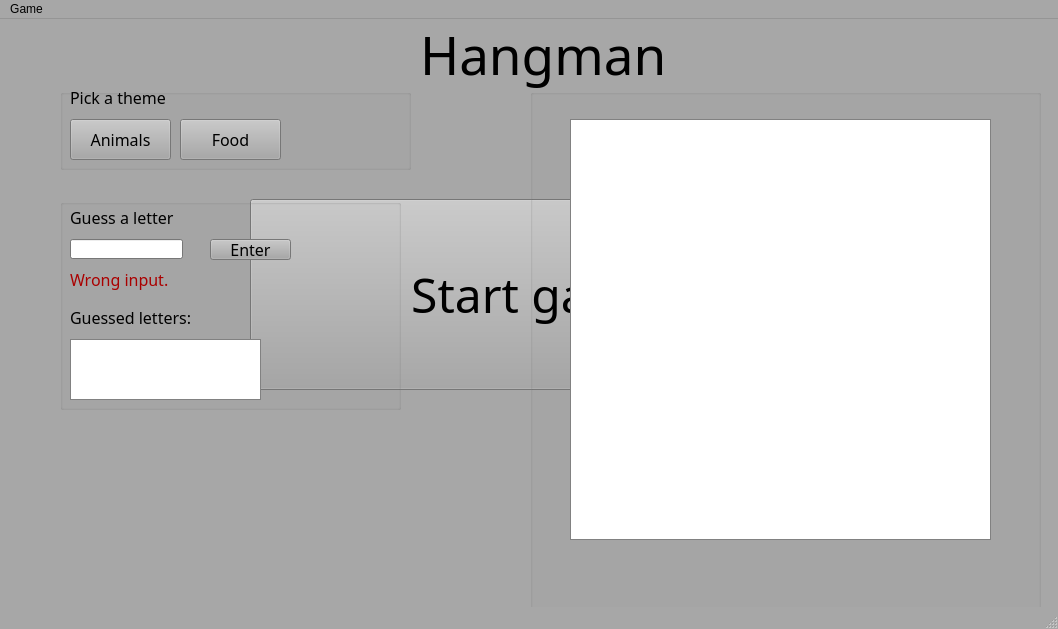
<?xml version="1.0" encoding="UTF-8"?>
<ui version="4.0">
 <class>MainWindow</class>
 <widget class="QMainWindow" name="MainWindow">
  <property name="geometry">
   <rect>
    <x>0</x>
    <y>0</y>
    <width>1058</width>
    <height>629</height>
   </rect>
  </property>
  <property name="palette">
   <palette>
    <active>
     <colorrole role="WindowText">
      <brush brushstyle="SolidPattern">
       <color alpha="255">
        <red>0</red>
        <green>0</green>
        <blue>0</blue>
       </color>
      </brush>
     </colorrole>
     <colorrole role="Button">
      <brush brushstyle="SolidPattern">
       <color alpha="255">
        <red>167</red>
        <green>167</green>
        <blue>167</blue>
       </color>
      </brush>
     </colorrole>
     <colorrole role="Light">
      <brush brushstyle="SolidPattern">
       <color alpha="255">
        <red>250</red>
        <green>250</green>
        <blue>250</blue>
       </color>
      </brush>
     </colorrole>
     <colorrole role="Midlight">
      <brush brushstyle="SolidPattern">
       <color alpha="255">
        <red>208</red>
        <green>208</green>
        <blue>208</blue>
       </color>
      </brush>
     </colorrole>
     <colorrole role="Dark">
      <brush brushstyle="SolidPattern">
       <color alpha="255">
        <red>83</red>
        <green>83</green>
        <blue>83</blue>
       </color>
      </brush>
     </colorrole>
     <colorrole role="Mid">
      <brush brushstyle="SolidPattern">
       <color alpha="255">
        <red>111</red>
        <green>111</green>
        <blue>111</blue>
       </color>
      </brush>
     </colorrole>
     <colorrole role="Text">
      <brush brushstyle="SolidPattern">
       <color alpha="255">
        <red>0</red>
        <green>0</green>
        <blue>0</blue>
       </color>
      </brush>
     </colorrole>
     <colorrole role="BrightText">
      <brush brushstyle="SolidPattern">
       <color alpha="255">
        <red>255</red>
        <green>255</green>
        <blue>255</blue>
       </color>
      </brush>
     </colorrole>
     <colorrole role="ButtonText">
      <brush brushstyle="SolidPattern">
       <color alpha="255">
        <red>0</red>
        <green>0</green>
        <blue>0</blue>
       </color>
      </brush>
     </colorrole>
     <colorrole role="Base">
      <brush brushstyle="SolidPattern">
       <color alpha="255">
        <red>255</red>
        <green>255</green>
        <blue>255</blue>
       </color>
      </brush>
     </colorrole>
     <colorrole role="Window">
      <brush brushstyle="SolidPattern">
       <color alpha="255">
        <red>167</red>
        <green>167</green>
        <blue>167</blue>
       </color>
      </brush>
     </colorrole>
     <colorrole role="Shadow">
      <brush brushstyle="SolidPattern">
       <color alpha="255">
        <red>0</red>
        <green>0</green>
        <blue>0</blue>
       </color>
      </brush>
     </colorrole>
     <colorrole role="AlternateBase">
      <brush brushstyle="SolidPattern">
       <color alpha="255">
        <red>211</red>
        <green>211</green>
        <blue>211</blue>
       </color>
      </brush>
     </colorrole>
     <colorrole role="ToolTipBase">
      <brush brushstyle="SolidPattern">
       <color alpha="255">
        <red>255</red>
        <green>255</green>
        <blue>220</blue>
       </color>
      </brush>
     </colorrole>
     <colorrole role="ToolTipText">
      <brush brushstyle="SolidPattern">
       <color alpha="255">
        <red>0</red>
        <green>0</green>
        <blue>0</blue>
       </color>
      </brush>
     </colorrole>
     <colorrole role="PlaceholderText">
      <brush brushstyle="SolidPattern">
       <color alpha="128">
        <red>0</red>
        <green>0</green>
        <blue>0</blue>
       </color>
      </brush>
     </colorrole>
    </active>
    <inactive>
     <colorrole role="WindowText">
      <brush brushstyle="SolidPattern">
       <color alpha="255">
        <red>0</red>
        <green>0</green>
        <blue>0</blue>
       </color>
      </brush>
     </colorrole>
     <colorrole role="Button">
      <brush brushstyle="SolidPattern">
       <color alpha="255">
        <red>167</red>
        <green>167</green>
        <blue>167</blue>
       </color>
      </brush>
     </colorrole>
     <colorrole role="Light">
      <brush brushstyle="SolidPattern">
       <color alpha="255">
        <red>250</red>
        <green>250</green>
        <blue>250</blue>
       </color>
      </brush>
     </colorrole>
     <colorrole role="Midlight">
      <brush brushstyle="SolidPattern">
       <color alpha="255">
        <red>208</red>
        <green>208</green>
        <blue>208</blue>
       </color>
      </brush>
     </colorrole>
     <colorrole role="Dark">
      <brush brushstyle="SolidPattern">
       <color alpha="255">
        <red>83</red>
        <green>83</green>
        <blue>83</blue>
       </color>
      </brush>
     </colorrole>
     <colorrole role="Mid">
      <brush brushstyle="SolidPattern">
       <color alpha="255">
        <red>111</red>
        <green>111</green>
        <blue>111</blue>
       </color>
      </brush>
     </colorrole>
     <colorrole role="Text">
      <brush brushstyle="SolidPattern">
       <color alpha="255">
        <red>0</red>
        <green>0</green>
        <blue>0</blue>
       </color>
      </brush>
     </colorrole>
     <colorrole role="BrightText">
      <brush brushstyle="SolidPattern">
       <color alpha="255">
        <red>255</red>
        <green>255</green>
        <blue>255</blue>
       </color>
      </brush>
     </colorrole>
     <colorrole role="ButtonText">
      <brush brushstyle="SolidPattern">
       <color alpha="255">
        <red>0</red>
        <green>0</green>
        <blue>0</blue>
       </color>
      </brush>
     </colorrole>
     <colorrole role="Base">
      <brush brushstyle="SolidPattern">
       <color alpha="255">
        <red>255</red>
        <green>255</green>
        <blue>255</blue>
       </color>
      </brush>
     </colorrole>
     <colorrole role="Window">
      <brush brushstyle="SolidPattern">
       <color alpha="255">
        <red>167</red>
        <green>167</green>
        <blue>167</blue>
       </color>
      </brush>
     </colorrole>
     <colorrole role="Shadow">
      <brush brushstyle="SolidPattern">
       <color alpha="255">
        <red>0</red>
        <green>0</green>
        <blue>0</blue>
       </color>
      </brush>
     </colorrole>
     <colorrole role="AlternateBase">
      <brush brushstyle="SolidPattern">
       <color alpha="255">
        <red>211</red>
        <green>211</green>
        <blue>211</blue>
       </color>
      </brush>
     </colorrole>
     <colorrole role="ToolTipBase">
      <brush brushstyle="SolidPattern">
       <color alpha="255">
        <red>255</red>
        <green>255</green>
        <blue>220</blue>
       </color>
      </brush>
     </colorrole>
     <colorrole role="ToolTipText">
      <brush brushstyle="SolidPattern">
       <color alpha="255">
        <red>0</red>
        <green>0</green>
        <blue>0</blue>
       </color>
      </brush>
     </colorrole>
     <colorrole role="PlaceholderText">
      <brush brushstyle="SolidPattern">
       <color alpha="128">
        <red>0</red>
        <green>0</green>
        <blue>0</blue>
       </color>
      </brush>
     </colorrole>
    </inactive>
    <disabled>
     <colorrole role="WindowText">
      <brush brushstyle="SolidPattern">
       <color alpha="255">
        <red>83</red>
        <green>83</green>
        <blue>83</blue>
       </color>
      </brush>
     </colorrole>
     <colorrole role="Button">
      <brush brushstyle="SolidPattern">
       <color alpha="255">
        <red>167</red>
        <green>167</green>
        <blue>167</blue>
       </color>
      </brush>
     </colorrole>
     <colorrole role="Light">
      <brush brushstyle="SolidPattern">
       <color alpha="255">
        <red>250</red>
        <green>250</green>
        <blue>250</blue>
       </color>
      </brush>
     </colorrole>
     <colorrole role="Midlight">
      <brush brushstyle="SolidPattern">
       <color alpha="255">
        <red>208</red>
        <green>208</green>
        <blue>208</blue>
       </color>
      </brush>
     </colorrole>
     <colorrole role="Dark">
      <brush brushstyle="SolidPattern">
       <color alpha="255">
        <red>83</red>
        <green>83</green>
        <blue>83</blue>
       </color>
      </brush>
     </colorrole>
     <colorrole role="Mid">
      <brush brushstyle="SolidPattern">
       <color alpha="255">
        <red>111</red>
        <green>111</green>
        <blue>111</blue>
       </color>
      </brush>
     </colorrole>
     <colorrole role="Text">
      <brush brushstyle="SolidPattern">
       <color alpha="255">
        <red>83</red>
        <green>83</green>
        <blue>83</blue>
       </color>
      </brush>
     </colorrole>
     <colorrole role="BrightText">
      <brush brushstyle="SolidPattern">
       <color alpha="255">
        <red>255</red>
        <green>255</green>
        <blue>255</blue>
       </color>
      </brush>
     </colorrole>
     <colorrole role="ButtonText">
      <brush brushstyle="SolidPattern">
       <color alpha="255">
        <red>83</red>
        <green>83</green>
        <blue>83</blue>
       </color>
      </brush>
     </colorrole>
     <colorrole role="Base">
      <brush brushstyle="SolidPattern">
       <color alpha="255">
        <red>167</red>
        <green>167</green>
        <blue>167</blue>
       </color>
      </brush>
     </colorrole>
     <colorrole role="Window">
      <brush brushstyle="SolidPattern">
       <color alpha="255">
        <red>167</red>
        <green>167</green>
        <blue>167</blue>
       </color>
      </brush>
     </colorrole>
     <colorrole role="Shadow">
      <brush brushstyle="SolidPattern">
       <color alpha="255">
        <red>0</red>
        <green>0</green>
        <blue>0</blue>
       </color>
      </brush>
     </colorrole>
     <colorrole role="AlternateBase">
      <brush brushstyle="SolidPattern">
       <color alpha="255">
        <red>167</red>
        <green>167</green>
        <blue>167</blue>
       </color>
      </brush>
     </colorrole>
     <colorrole role="ToolTipBase">
      <brush brushstyle="SolidPattern">
       <color alpha="255">
        <red>255</red>
        <green>255</green>
        <blue>220</blue>
       </color>
      </brush>
     </colorrole>
     <colorrole role="ToolTipText">
      <brush brushstyle="SolidPattern">
       <color alpha="255">
        <red>0</red>
        <green>0</green>
        <blue>0</blue>
       </color>
      </brush>
     </colorrole>
     <colorrole role="PlaceholderText">
      <brush brushstyle="SolidPattern">
       <color alpha="128">
        <red>0</red>
        <green>0</green>
        <blue>0</blue>
       </color>
      </brush>
     </colorrole>
    </disabled>
   </palette>
  </property>
  <property name="windowTitle">
   <string>MainWindow</string>
  </property>
  <property name="dockOptions">
   <set>QMainWindow::AllowNestedDocks|QMainWindow::AllowTabbedDocks|QMainWindow::AnimatedDocks</set>
  </property>
  <widget class="QWidget" name="centralwidget">
   <widget class="QLabel" name="label">
    <property name="geometry">
     <rect>
      <x>420</x>
      <y>0</y>
      <width>251</width>
      <height>71</height>
     </rect>
    </property>
    <property name="font">
     <font>
      <family>Modern No. 20</family>
      <pointsize>40</pointsize>
     </font>
    </property>
    <property name="text">
     <string>Hangman</string>
    </property>
   </widget>
   <widget class="QPushButton" name="pBStart">
    <property name="geometry">
     <rect>
      <x>250</x>
      <y>180</y>
      <width>571</width>
      <height>191</height>
     </rect>
    </property>
    <property name="font">
     <font>
      <family>Modern No. 20</family>
      <pointsize>36</pointsize>
     </font>
    </property>
    <property name="text">
     <string>Start game</string>
    </property>
    <property name="checkable">
     <bool>true</bool>
    </property>
   </widget>
   <widget class="QGroupBox" name="gB">
    <property name="geometry">
     <rect>
      <x>60</x>
      <y>70</y>
      <width>351</width>
      <height>81</height>
     </rect>
    </property>
    <property name="title">
     <string/>
    </property>
    <property name="flat">
     <bool>true</bool>
    </property>
    <widget class="QPushButton" name="pBAnimals">
     <property name="geometry">
      <rect>
       <x>10</x>
       <y>30</y>
       <width>101</width>
       <height>41</height>
      </rect>
     </property>
     <property name="font">
      <font>
       <family>Modern No. 20</family>
       <pointsize>12</pointsize>
      </font>
     </property>
     <property name="text">
      <string>Animals</string>
     </property>
    </widget>
    <widget class="QPushButton" name="pBFood">
     <property name="geometry">
      <rect>
       <x>120</x>
       <y>30</y>
       <width>101</width>
       <height>41</height>
      </rect>
     </property>
     <property name="font">
      <font>
       <family>Modern No. 20</family>
       <pointsize>12</pointsize>
      </font>
     </property>
     <property name="text">
      <string>Food</string>
     </property>
    </widget>
    <widget class="QLabel" name="label_3">
     <property name="geometry">
      <rect>
       <x>10</x>
       <y>0</y>
       <width>221</width>
       <height>16</height>
      </rect>
     </property>
     <property name="font">
      <font>
       <family>Modern No. 20</family>
       <pointsize>12</pointsize>
      </font>
     </property>
     <property name="text">
      <string>Pick a theme</string>
     </property>
    </widget>
   </widget>
   <widget class="QGroupBox" name="gB2">
    <property name="geometry">
     <rect>
      <x>60</x>
      <y>180</y>
      <width>341</width>
      <height>211</height>
     </rect>
    </property>
    <property name="title">
     <string/>
    </property>
    <property name="flat">
     <bool>true</bool>
    </property>
    <property name="checkable">
     <bool>false</bool>
    </property>
    <widget class="QLineEdit" name="lEInput">
     <property name="geometry">
      <rect>
       <x>10</x>
       <y>40</y>
       <width>113</width>
       <height>20</height>
      </rect>
     </property>
     <property name="maxLength">
      <number>1</number>
     </property>
    </widget>
    <widget class="QPushButton" name="pBSubmit">
     <property name="geometry">
      <rect>
       <x>150</x>
       <y>40</y>
       <width>81</width>
       <height>21</height>
      </rect>
     </property>
     <property name="font">
      <font>
       <family>Modern No. 20</family>
       <pointsize>12</pointsize>
      </font>
     </property>
     <property name="text">
      <string>Enter</string>
     </property>
    </widget>
    <widget class="QLabel" name="lError">
     <property name="geometry">
      <rect>
       <x>10</x>
       <y>70</y>
       <width>221</width>
       <height>21</height>
      </rect>
     </property>
     <property name="palette">
      <palette>
       <active>
        <colorrole role="WindowText">
         <brush brushstyle="SolidPattern">
          <color alpha="255">
           <red>170</red>
           <green>0</green>
           <blue>0</blue>
          </color>
         </brush>
        </colorrole>
        <colorrole role="Button">
         <brush brushstyle="SolidPattern">
          <color alpha="255">
           <red>170</red>
           <green>170</green>
           <blue>170</blue>
          </color>
         </brush>
        </colorrole>
        <colorrole role="Light">
         <brush brushstyle="SolidPattern">
          <color alpha="255">
           <red>255</red>
           <green>255</green>
           <blue>255</blue>
          </color>
         </brush>
        </colorrole>
        <colorrole role="Midlight">
         <brush brushstyle="SolidPattern">
          <color alpha="255">
           <red>212</red>
           <green>212</green>
           <blue>212</blue>
          </color>
         </brush>
        </colorrole>
        <colorrole role="Dark">
         <brush brushstyle="SolidPattern">
          <color alpha="255">
           <red>85</red>
           <green>85</green>
           <blue>85</blue>
          </color>
         </brush>
        </colorrole>
        <colorrole role="Mid">
         <brush brushstyle="SolidPattern">
          <color alpha="255">
           <red>113</red>
           <green>113</green>
           <blue>113</blue>
          </color>
         </brush>
        </colorrole>
        <colorrole role="Text">
         <brush brushstyle="SolidPattern">
          <color alpha="255">
           <red>181</red>
           <green>33</green>
           <blue>36</blue>
          </color>
         </brush>
        </colorrole>
        <colorrole role="BrightText">
         <brush brushstyle="SolidPattern">
          <color alpha="255">
           <red>255</red>
           <green>255</green>
           <blue>255</blue>
          </color>
         </brush>
        </colorrole>
        <colorrole role="ButtonText">
         <brush brushstyle="SolidPattern">
          <color alpha="255">
           <red>0</red>
           <green>0</green>
           <blue>0</blue>
          </color>
         </brush>
        </colorrole>
        <colorrole role="Base">
         <brush brushstyle="SolidPattern">
          <color alpha="255">
           <red>255</red>
           <green>255</green>
           <blue>255</blue>
          </color>
         </brush>
        </colorrole>
        <colorrole role="Window">
         <brush brushstyle="SolidPattern">
          <color alpha="255">
           <red>170</red>
           <green>170</green>
           <blue>170</blue>
          </color>
         </brush>
        </colorrole>
        <colorrole role="Shadow">
         <brush brushstyle="SolidPattern">
          <color alpha="255">
           <red>0</red>
           <green>0</green>
           <blue>0</blue>
          </color>
         </brush>
        </colorrole>
        <colorrole role="AlternateBase">
         <brush brushstyle="SolidPattern">
          <color alpha="255">
           <red>212</red>
           <green>212</green>
           <blue>212</blue>
          </color>
         </brush>
        </colorrole>
        <colorrole role="ToolTipBase">
         <brush brushstyle="SolidPattern">
          <color alpha="255">
           <red>255</red>
           <green>255</green>
           <blue>220</blue>
          </color>
         </brush>
        </colorrole>
        <colorrole role="ToolTipText">
         <brush brushstyle="SolidPattern">
          <color alpha="255">
           <red>0</red>
           <green>0</green>
           <blue>0</blue>
          </color>
         </brush>
        </colorrole>
        <colorrole role="PlaceholderText">
         <brush brushstyle="SolidPattern">
          <color alpha="128">
           <red>181</red>
           <green>33</green>
           <blue>36</blue>
          </color>
         </brush>
        </colorrole>
       </active>
       <inactive>
        <colorrole role="WindowText">
         <brush brushstyle="SolidPattern">
          <color alpha="255">
           <red>170</red>
           <green>0</green>
           <blue>0</blue>
          </color>
         </brush>
        </colorrole>
        <colorrole role="Button">
         <brush brushstyle="SolidPattern">
          <color alpha="255">
           <red>170</red>
           <green>170</green>
           <blue>170</blue>
          </color>
         </brush>
        </colorrole>
        <colorrole role="Light">
         <brush brushstyle="SolidPattern">
          <color alpha="255">
           <red>255</red>
           <green>255</green>
           <blue>255</blue>
          </color>
         </brush>
        </colorrole>
        <colorrole role="Midlight">
         <brush brushstyle="SolidPattern">
          <color alpha="255">
           <red>212</red>
           <green>212</green>
           <blue>212</blue>
          </color>
         </brush>
        </colorrole>
        <colorrole role="Dark">
         <brush brushstyle="SolidPattern">
          <color alpha="255">
           <red>85</red>
           <green>85</green>
           <blue>85</blue>
          </color>
         </brush>
        </colorrole>
        <colorrole role="Mid">
         <brush brushstyle="SolidPattern">
          <color alpha="255">
           <red>113</red>
           <green>113</green>
           <blue>113</blue>
          </color>
         </brush>
        </colorrole>
        <colorrole role="Text">
         <brush brushstyle="SolidPattern">
          <color alpha="255">
           <red>181</red>
           <green>33</green>
           <blue>36</blue>
          </color>
         </brush>
        </colorrole>
        <colorrole role="BrightText">
         <brush brushstyle="SolidPattern">
          <color alpha="255">
           <red>255</red>
           <green>255</green>
           <blue>255</blue>
          </color>
         </brush>
        </colorrole>
        <colorrole role="ButtonText">
         <brush brushstyle="SolidPattern">
          <color alpha="255">
           <red>0</red>
           <green>0</green>
           <blue>0</blue>
          </color>
         </brush>
        </colorrole>
        <colorrole role="Base">
         <brush brushstyle="SolidPattern">
          <color alpha="255">
           <red>255</red>
           <green>255</green>
           <blue>255</blue>
          </color>
         </brush>
        </colorrole>
        <colorrole role="Window">
         <brush brushstyle="SolidPattern">
          <color alpha="255">
           <red>170</red>
           <green>170</green>
           <blue>170</blue>
          </color>
         </brush>
        </colorrole>
        <colorrole role="Shadow">
         <brush brushstyle="SolidPattern">
          <color alpha="255">
           <red>0</red>
           <green>0</green>
           <blue>0</blue>
          </color>
         </brush>
        </colorrole>
        <colorrole role="AlternateBase">
         <brush brushstyle="SolidPattern">
          <color alpha="255">
           <red>212</red>
           <green>212</green>
           <blue>212</blue>
          </color>
         </brush>
        </colorrole>
        <colorrole role="ToolTipBase">
         <brush brushstyle="SolidPattern">
          <color alpha="255">
           <red>255</red>
           <green>255</green>
           <blue>220</blue>
          </color>
         </brush>
        </colorrole>
        <colorrole role="ToolTipText">
         <brush brushstyle="SolidPattern">
          <color alpha="255">
           <red>0</red>
           <green>0</green>
           <blue>0</blue>
          </color>
         </brush>
        </colorrole>
        <colorrole role="PlaceholderText">
         <brush brushstyle="SolidPattern">
          <color alpha="128">
           <red>181</red>
           <green>33</green>
           <blue>36</blue>
          </color>
         </brush>
        </colorrole>
       </inactive>
       <disabled>
        <colorrole role="WindowText">
         <brush brushstyle="SolidPattern">
          <color alpha="255">
           <red>85</red>
           <green>85</green>
           <blue>85</blue>
          </color>
         </brush>
        </colorrole>
        <colorrole role="Button">
         <brush brushstyle="SolidPattern">
          <color alpha="255">
           <red>170</red>
           <green>170</green>
           <blue>170</blue>
          </color>
         </brush>
        </colorrole>
        <colorrole role="Light">
         <brush brushstyle="SolidPattern">
          <color alpha="255">
           <red>255</red>
           <green>255</green>
           <blue>255</blue>
          </color>
         </brush>
        </colorrole>
        <colorrole role="Midlight">
         <brush brushstyle="SolidPattern">
          <color alpha="255">
           <red>212</red>
           <green>212</green>
           <blue>212</blue>
          </color>
         </brush>
        </colorrole>
        <colorrole role="Dark">
         <brush brushstyle="SolidPattern">
          <color alpha="255">
           <red>85</red>
           <green>85</green>
           <blue>85</blue>
          </color>
         </brush>
        </colorrole>
        <colorrole role="Mid">
         <brush brushstyle="SolidPattern">
          <color alpha="255">
           <red>113</red>
           <green>113</green>
           <blue>113</blue>
          </color>
         </brush>
        </colorrole>
        <colorrole role="Text">
         <brush brushstyle="SolidPattern">
          <color alpha="255">
           <red>85</red>
           <green>85</green>
           <blue>85</blue>
          </color>
         </brush>
        </colorrole>
        <colorrole role="BrightText">
         <brush brushstyle="SolidPattern">
          <color alpha="255">
           <red>255</red>
           <green>255</green>
           <blue>255</blue>
          </color>
         </brush>
        </colorrole>
        <colorrole role="ButtonText">
         <brush brushstyle="SolidPattern">
          <color alpha="255">
           <red>85</red>
           <green>85</green>
           <blue>85</blue>
          </color>
         </brush>
        </colorrole>
        <colorrole role="Base">
         <brush brushstyle="SolidPattern">
          <color alpha="255">
           <red>170</red>
           <green>170</green>
           <blue>170</blue>
          </color>
         </brush>
        </colorrole>
        <colorrole role="Window">
         <brush brushstyle="SolidPattern">
          <color alpha="255">
           <red>170</red>
           <green>170</green>
           <blue>170</blue>
          </color>
         </brush>
        </colorrole>
        <colorrole role="Shadow">
         <brush brushstyle="SolidPattern">
          <color alpha="255">
           <red>0</red>
           <green>0</green>
           <blue>0</blue>
          </color>
         </brush>
        </colorrole>
        <colorrole role="AlternateBase">
         <brush brushstyle="SolidPattern">
          <color alpha="255">
           <red>170</red>
           <green>170</green>
           <blue>170</blue>
          </color>
         </brush>
        </colorrole>
        <colorrole role="ToolTipBase">
         <brush brushstyle="SolidPattern">
          <color alpha="255">
           <red>255</red>
           <green>255</green>
           <blue>220</blue>
          </color>
         </brush>
        </colorrole>
        <colorrole role="ToolTipText">
         <brush brushstyle="SolidPattern">
          <color alpha="255">
           <red>0</red>
           <green>0</green>
           <blue>0</blue>
          </color>
         </brush>
        </colorrole>
        <colorrole role="PlaceholderText">
         <brush brushstyle="SolidPattern">
          <color alpha="128">
           <red>0</red>
           <green>0</green>
           <blue>0</blue>
          </color>
         </brush>
        </colorrole>
       </disabled>
      </palette>
     </property>
     <property name="font">
      <font>
       <family>Modern No. 20</family>
       <pointsize>12</pointsize>
      </font>
     </property>
     <property name="text">
      <string>Wrong input. </string>
     </property>
    </widget>
    <widget class="QLabel" name="label_4">
     <property name="geometry">
      <rect>
       <x>10</x>
       <y>10</y>
       <width>131</width>
       <height>16</height>
      </rect>
     </property>
     <property name="font">
      <font>
       <family>Modern No. 20</family>
       <pointsize>12</pointsize>
      </font>
     </property>
     <property name="text">
      <string>Guess a letter</string>
     </property>
    </widget>
    <widget class="QLabel" name="label_2">
     <property name="geometry">
      <rect>
       <x>10</x>
       <y>110</y>
       <width>161</width>
       <height>16</height>
      </rect>
     </property>
     <property name="font">
      <font>
       <family>Modern No. 20</family>
       <pointsize>12</pointsize>
      </font>
     </property>
     <property name="text">
      <string>Guessed letters:</string>
     </property>
    </widget>
    <widget class="QPlainTextEdit" name="tEGuessedLetters">
     <property name="geometry">
      <rect>
       <x>10</x>
       <y>140</y>
       <width>191</width>
       <height>61</height>
      </rect>
     </property>
     <property name="font">
      <font>
       <family>Modern No. 20</family>
       <pointsize>12</pointsize>
      </font>
     </property>
     <property name="readOnly">
      <bool>true</bool>
     </property>
    </widget>
   </widget>
   <widget class="QGroupBox" name="gB3">
    <property name="geometry">
     <rect>
      <x>530</x>
      <y>70</y>
      <width>511</width>
      <height>531</height>
     </rect>
    </property>
    <property name="font">
     <font>
      <family>MS UI Gothic</family>
     </font>
    </property>
    <property name="title">
     <string/>
    </property>
    <property name="flat">
     <bool>true</bool>
    </property>
    <widget class="QGraphicsView" name="graphicsView">
     <property name="geometry">
      <rect>
       <x>40</x>
       <y>30</y>
       <width>421</width>
       <height>421</height>
      </rect>
     </property>
    </widget>
    <widget class="QLabel" name="pTWord">
     <property name="geometry">
      <rect>
       <x>40</x>
       <y>460</y>
       <width>421</width>
       <height>51</height>
      </rect>
     </property>
     <property name="font">
      <font>
       <family>Modern No. 20</family>
       <pointsize>18</pointsize>
      </font>
     </property>
     <property name="text">
      <string/>
     </property>
    </widget>
   </widget>
  </widget>
  <widget class="QMenuBar" name="menubar">
   <property name="geometry">
    <rect>
     <x>0</x>
     <y>0</y>
     <width>1058</width>
     <height>21</height>
    </rect>
   </property>
   <widget class="QMenu" name="menuGame">
    <property name="title">
     <string>Game</string>
    </property>
    <addaction name="actionNew_game"/>
    <addaction name="actionExit"/>
   </widget>
   <addaction name="menuGame"/>
  </widget>
  <widget class="QStatusBar" name="statusbar"/>
  <action name="actionExit">
   <property name="text">
    <string>Exit</string>
   </property>
  </action>
  <action name="actionNew_game">
   <property name="text">
    <string>New game</string>
   </property>
  </action>
 </widget>
 <resources/>
 <connections/>
</ui>
